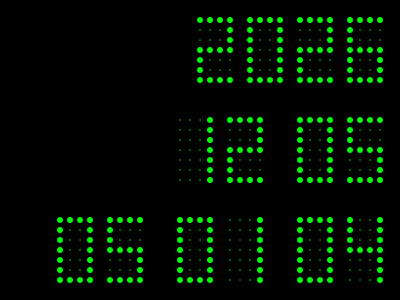
Frame 1 (no input)
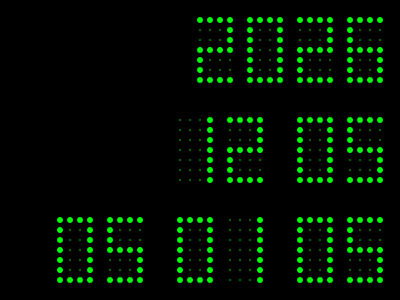
Frame 60 (the mouse pressed at the canvas centre just before this capture)
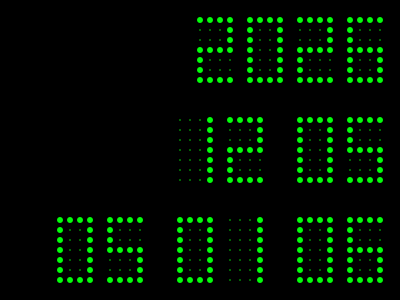
Frame 120 (the mouse held since frame 60 and released just before this capture)

The Processing sketch that drew these frames (run headless with seeded random() and noise(); from frame 60 on, the mouse is pressed at the canvas centre):

// Processing sketch: processing_17486
// ── processing_17486.pde

DottedNumber dNum;

void setup() {
  size(400,300);
  colorMode(HSB,360,100,100);
  background(0);
  smooth();
  dNum = new DottedNumber(6);
}

void draw() {
  background(0);
  //
  String y = str(year());
  String mo = str(month());
  String d = str(day());
  String h = str(hour());
  String m = str(minute());
  String s = str(second());
  makeDigitNum(y,  x-100,        20);
  makeDigitNum(mo, x-offset1,   120);
  makeDigitNum(d,  x,           120);
  makeDigitNum(h,  x-offset1*2, 220);
  makeDigitNum(m,  x-offset1,   220);
  makeDigitNum(s,  x,           220);
}

int x = 300;
int offset1 = 120;
int offset2 = 50;

void makeDigitNum(String ts, int xpos, int ypos) {
  for (int i=0; i<ts.length(); i++) {
    if (ts.length() == 1) {
      dNum.makeNumber(0, xpos, ypos);
      dNum.makeNumber(int(str(ts.charAt(i))), xpos+offset2, ypos);
    }
    else {
      dNum.makeNumber(int(str(ts.charAt(i))), xpos+offset2*i, ypos);
    }
  }
}               


class DottedNumber {
  float x, y;
  float ew, eh, diameter;
  float offset;

  //
  DottedNumber(float diameter) {
    this.x = 0;
    this.y = 0;
    this.diameter = diameter;
    this.ew = diameter;
    this.eh = diameter;
    this.offset = 10;
  }

  //
  void makeNumber(int value, float px, float py) {
    if (value >= 0 && value <=9) {
      displayDots(value, px, py);
    }
    else {
      displayDots(10, px, py);
    }
  }
  //
  void displayDots(int pnum, float px, float py) {
    noStroke();
    fill(122,99,99);
    for (int i=0; i<7; i++) {
      for (int t=0; t<4; t++) {
        if (numbers[pnum][i*4 + t] == 1) {
          ellipse (px + offset*t, py + offset*i, ew, eh);
        }
        else {
          ellipse (px + offset*t, py + offset*i, ew/4, eh/4);
        }
      }
    }
  }
}




int[] n0 = {
  1,1,1,1,
  1,0,0,1,
  1,0,0,1,
  1,0,0,1,
  1,0,0,1,
  1,0,0,1,
  1,1,1,1
};
int[] n1 = {
  0,0,0,1,
  0,0,0,1,
  0,0,0,1,
  0,0,0,1,
  0,0,0,1,
  0,0,0,1,
  0,0,0,1
};
int[] n2 = {
  1,1,1,1,
  0,0,0,1,
  0,0,0,1,
  1,1,1,1,
  1,0,0,0,
  1,0,0,0,
  1,1,1,1
};
int[] n3 = {
  1,1,1,1,
  0,0,0,1,
  0,0,0,1,
  1,1,1,1,
  0,0,0,1,
  0,0,0,1,
  1,1,1,1
};
int[] n4 = {
  1,0,0,1,
  1,0,0,1,
  1,0,0,1,
  1,1,1,1,
  0,0,0,1,
  0,0,0,1,
  0,0,0,1
};
int[] n5 = {
  1,1,1,1,
  1,0,0,0,
  1,0,0,0,
  1,1,1,1,
  0,0,0,1,
  0,0,0,1,
  1,1,1,1
};
int[] n6 = {
  1,1,1,1,
  1,0,0,0,
  1,0,0,0,
  1,1,1,1,
  1,0,0,1,
  1,0,0,1,
  1,1,1,1
};
int[] n7 = {
  1,1,1,1,
  0,0,0,1,
  0,0,0,1,
  0,0,0,1,
  0,0,0,1,
  0,0,0,1,
  0,0,0,1
};
int[] n8 = {
  1,1,1,1,
  1,0,0,1,
  1,0,0,1,
  1,1,1,1,
  1,0,0,1,
  1,0,0,1,
  1,1,1,1
};
int[] n9 = {
  1,1,1,1,
  1,0,0,1,
  1,0,0,1,
  1,1,1,1,
  0,0,0,1,
  0,0,0,1,
  1,1,1,1
};
int[] nOff = {
  0,0,0,0,
  0,0,0,0,
  0,0,0,0,
  0,0,0,0,
  0,0,0,0,
  0,0,0,0,
  0,0,0,0
};

int[][] numbers = {n0, n1, n2, n3, n4, n5, n6, n7, n8, n9, nOff};               
